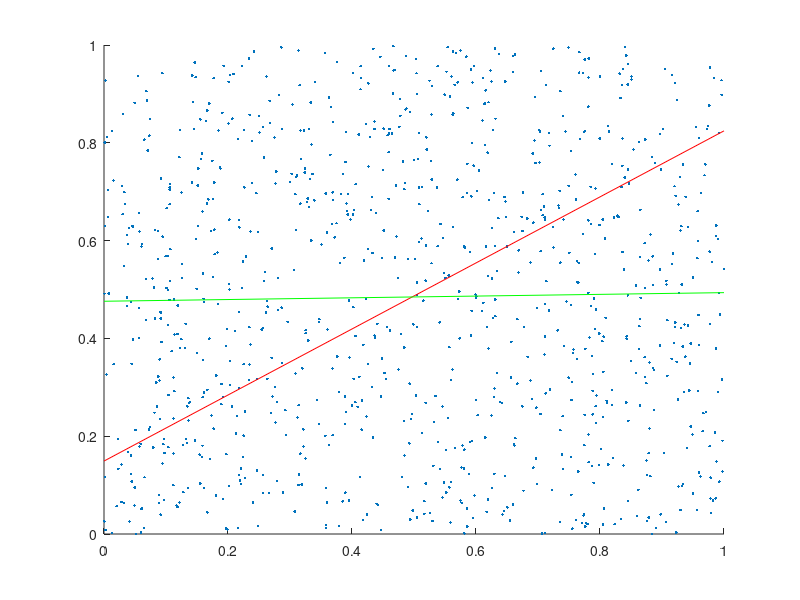

Here is the MATLAB script that generated this plot:
%% Probléma
m = 1000;
x = rand(m,1);
y = rand(m,1);

%% Megoldás
A = [ones(m,1),x,y];
[~,R] = qr(A);

B = R(2:3,2:3);
[~,~,V] = svd(B);
n = V(:,2);

c = -(n(1)*R(1,2) + n(2)*R(1,3))/R(1,1);

A = [ones(m,1), x];
p = (A'*A)\(A'*y);
a=p(2);
b=p(1);

%% Megjelenítés
hold on
plot(x,y,".")
plot([0,1],[0,1]*(-n(1)/n(2))+(-c/n(2)), "r")
plot([0,1],[b, a+b], "g")
hold off
